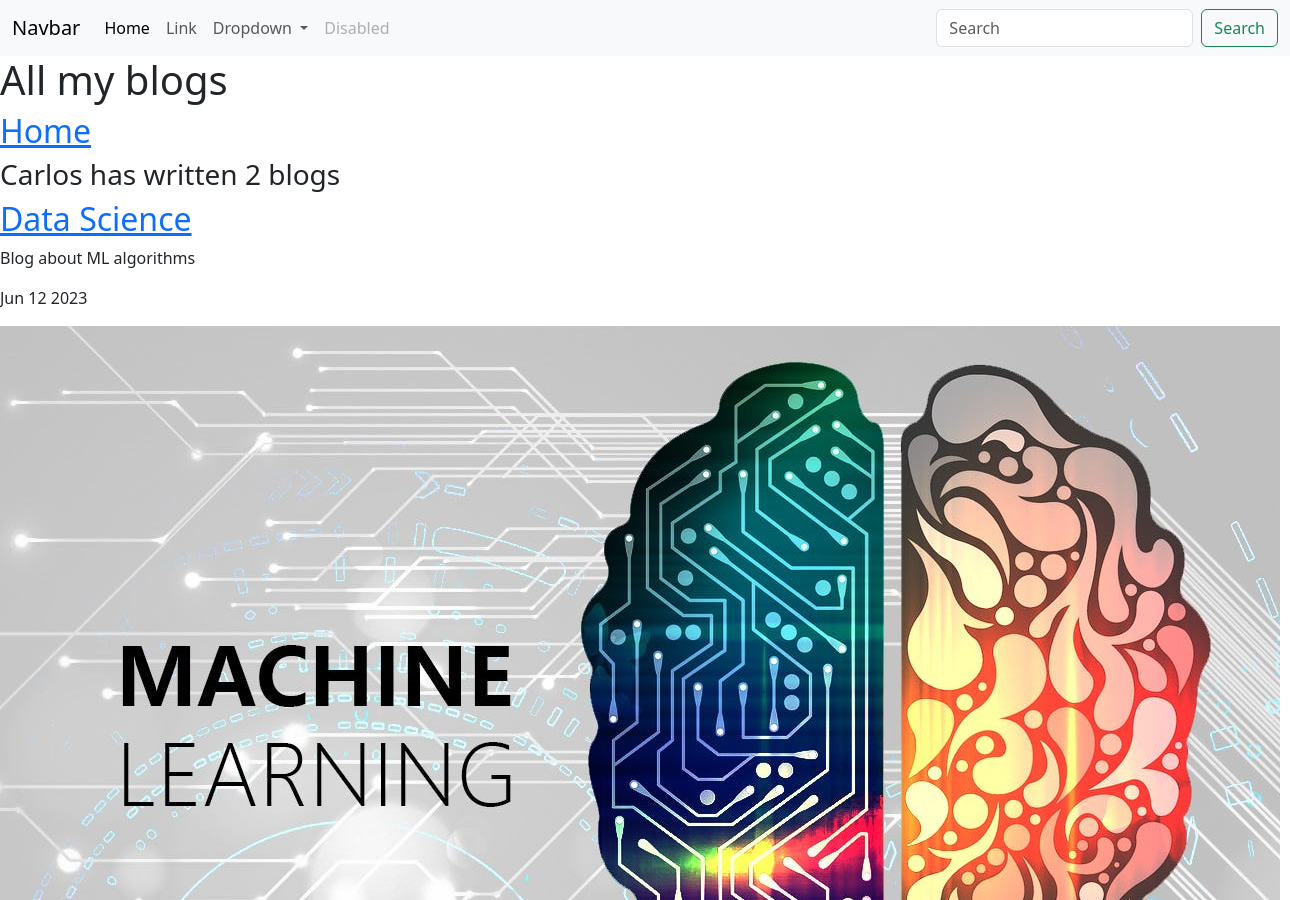
/blog/ (upper part), run on an earlier commit of the app's database.
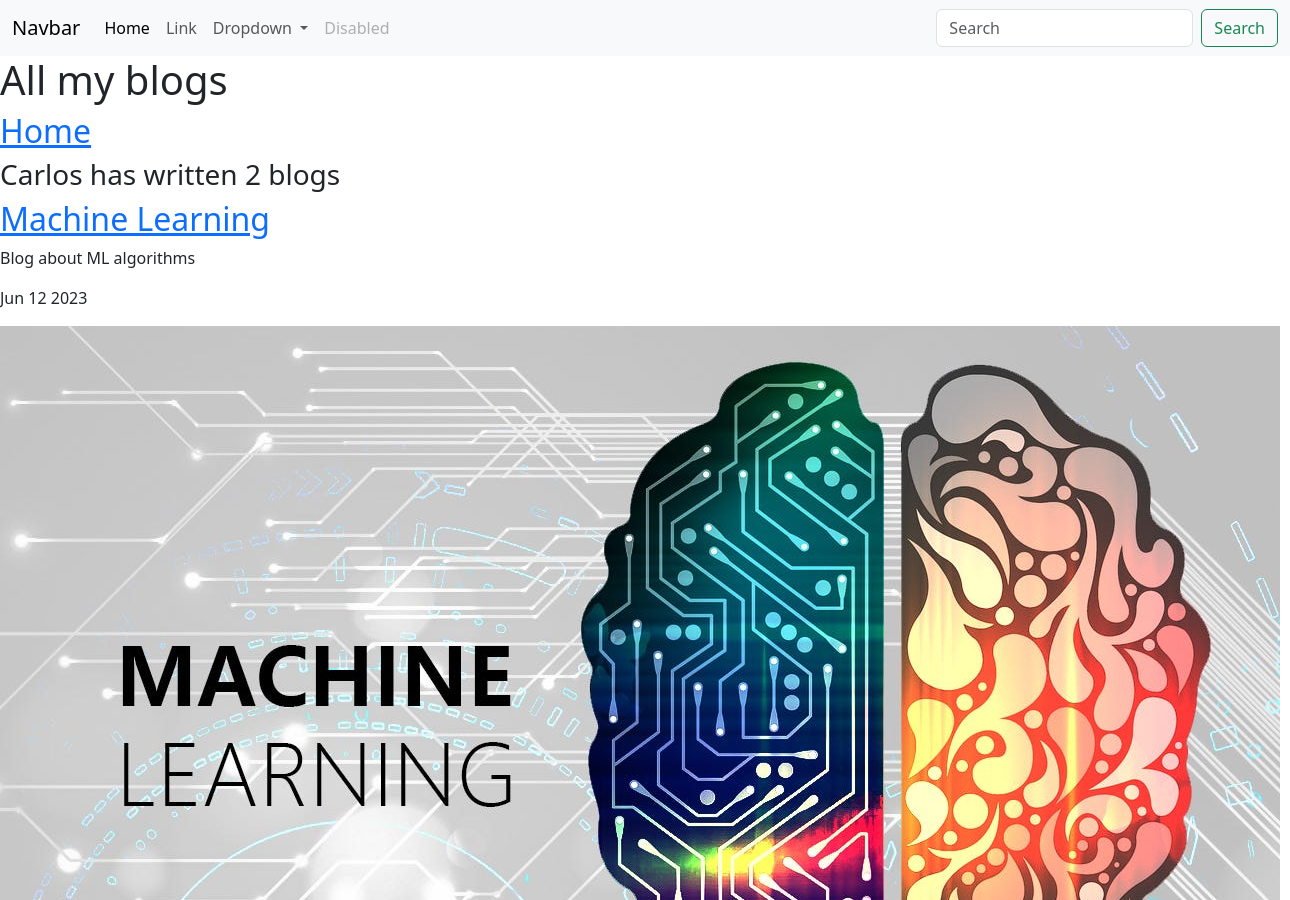
And on a later commit of the database.
### blog/models.py (models this page shows, shortened)
class Blog(models.Model):
    name = models.CharField(max_length=100)
    synopsis = models.CharField(max_length=250)
    date = models.DateField()
    image = models.ImageField(upload_to="blog/images/")
    url = models.URLField(blank=True)

### blog/views.py (the view)
# urls.py: path('', views.all_blogs, name="all_blogs"),
def all_blogs(request):
    blogs = Blog.objects.order_by('-date')[:5]
    return render(request, 'blog/all_blogs.html', {'blogs': blogs})

### blog/templates/blog/all_blogs.html (shortened to what this page needs)
{% extends 'portfolio/base.html' %}
{% block content %}
    <h1>All my blogs</h1>
    <a href="{% url 'home' %}"><h2>Home</h2></a>
    <h3>Carlos has written {{ blogs.count }} blog{{ blogs.count|pluralize }}</h3>
    {% for blog in blogs %}
        <a href="{% url 'blog:detail' blog.id %}"><h2>{{ blog.name }}</h2></a>
        <p>{{ blog.synopsis|striptags|truncatechars:100 }}</p>
        <p>{{ blog.date|date:'M d Y' }}</p>
        <img src="{{ blog.image.url }}" alt="">
        {% if blog.url %}
            <br>
        {% endif %}
        <br><br>
    {% endfor %}
{% endblock %}

What changed in the data, as far as the page shows it:
changed Blog "Blog about ML algorithms": name "Data Science" → "Machine Learning"
